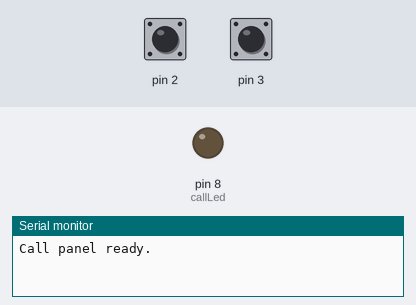
Bench run of a sketch on a simulated Arduino Uno, built with avr-gcc and run on an emulated ATmega328P. On the bench: output pins drawn as LEDs (lit = HIGH), the last lines printed to the serial monitor. The test bench sets the inputs (shaded band); at power-on: pin 2 HIGH, pin 3 HIGH.

Above: at 1.2 s.
1.3 s: pin 2 pulled LOW for 0.15 s
At 2.4 s:
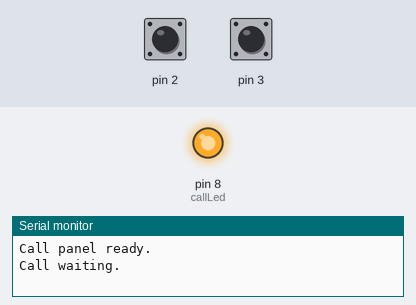
2.9 s: pin 3 pulled LOW for 0.15 s
At 3.6 s:
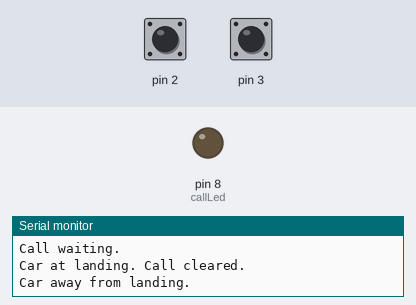
4.5 s: pin 2 pulled LOW for 1 s
At 4.8 s:
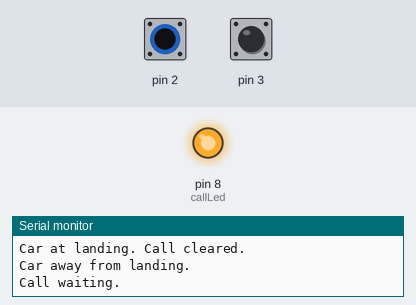
7.0 s: pin 3 pulled LOW for 1 s
At 8.0 s:
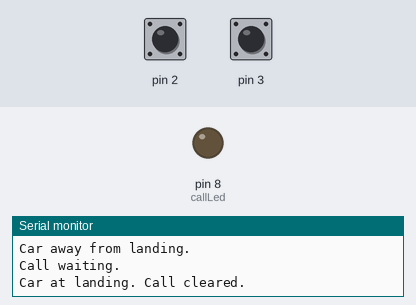
Timing chart, 0 to 10.0 s (numbered marks = the images above; inputs shaded):
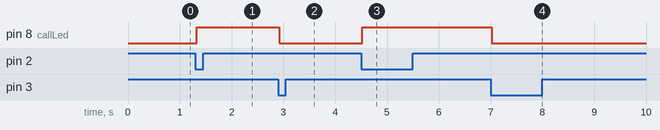

Measured:
- after the input at 1.3 s, pin 8 (callLed): LOW → HIGH at once
- after the input at 2.9 s, pin 8 (callLed): HIGH → LOW at once
- after the input at 4.5 s, pin 8 (callLed): LOW → HIGH at once
- after the input at 7.0 s, pin 8 (callLed): HIGH → LOW at once

The sketch:

model_elevator_call_light.ino
```cpp
// Model elevator call light · Arduino Uno R3 and hand-operated lift.
constexpr unsigned long debounceMs = 25;
constexpr uint8_t callLed = 8;

struct Switch {
  const uint8_t pin;
  bool raw = HIGH;
  bool stable = HIGH;
  unsigned long changedAt = 0;

  explicit Switch(uint8_t inputPin) : pin(inputPin) {}

  bool update(unsigned long now) {
    const bool sample = digitalRead(pin);
    if (sample != raw) {
      raw = sample;
      changedAt = now;
    }
    if (raw == stable || now - changedAt < debounceMs) return false;
    stable = raw;
    return true;
  }
};

Switch callButton(2), landing(3);
bool pending = false;

void setup() {
  pinMode(callButton.pin, INPUT_PULLUP);
  pinMode(landing.pin, INPUT_PULLUP);
  pinMode(callLed, OUTPUT);
  digitalWrite(callLed, LOW);
  Serial.begin(115200);
  Serial.println(F("Call panel ready."));
}

void loop() {
  const unsigned long now = millis();
  const bool callChanged = callButton.update(now);
  const bool landingChanged = landing.update(now);

  if (landing.stable == LOW) {
    pending = false;
    if (landingChanged) Serial.println(F("Car at landing. Call cleared."));
  } else {
    if (landingChanged) Serial.println(F("Car away from landing."));
    if (callChanged && callButton.stable == LOW && !pending) {
      pending = true;
      Serial.println(F("Call waiting."));
    }
  }

  digitalWrite(callLed, pending ? HIGH : LOW);
}
```
